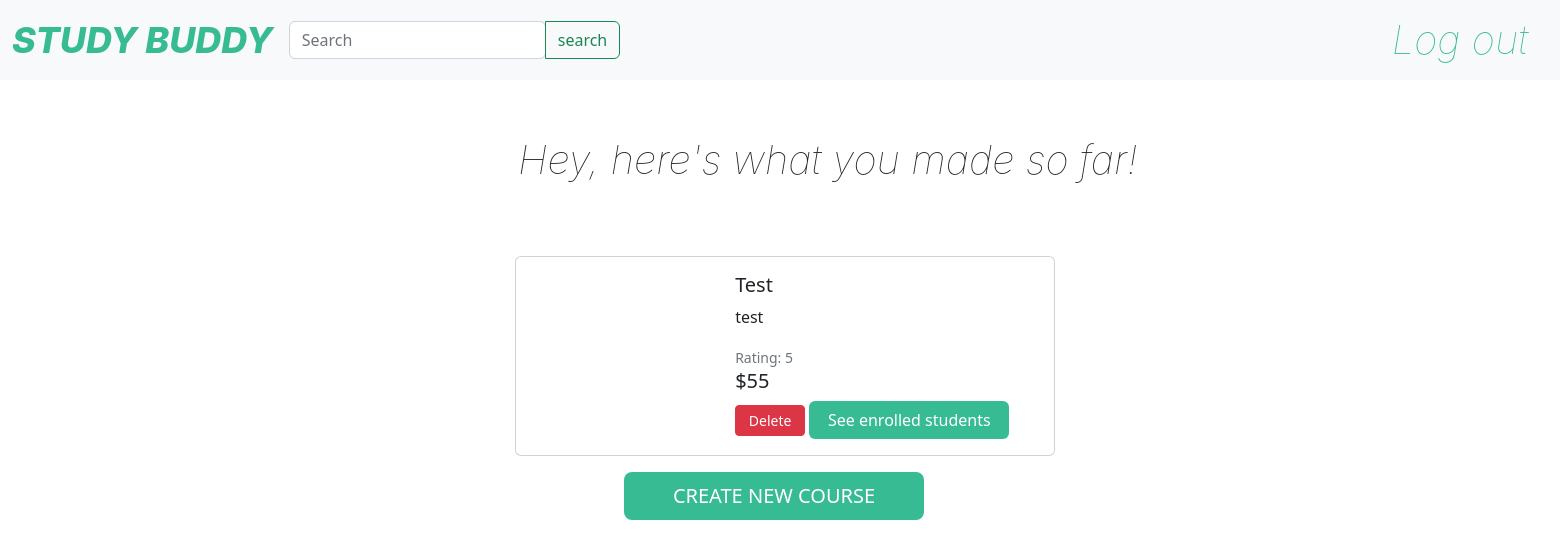
Page /teacherIndex/ (signed in) on the committed database.
### final_project/models.py (models this page shows)
class Course(models.Model):
    id = models.IntegerField(null=False, blank=False, primary_key=True)
    title = models.CharField(max_length=50, null=True, blank=True)
    rating = models.IntegerField(null=True, blank=True)
    course_video = models.FileField(upload_to='course_videos', blank=True)
    description = models.CharField(max_length=50, blank=True, null=True)
    cost = models.IntegerField(null=True, blank=True)
    thumbnail = models.ImageField(upload_to='thumbnails', blank=True)
    course_test = models.FileField(upload_to='course_test', blank=True)

### final_project/views.py (the view)
# urls.py: path('teacherIndex/', teacherIndex, name="teacherIndex"),
def teacherIndex(request):
    if request.user.is_authenticated:
        teacher_courses = TeacherCourse.objects.filter(teacher__user__username=request.user.username)
        courses = list()
        for teacher_course in teacher_courses:
            courses.append(teacher_course.course)
        emptyList = list()
        context = {"courses": courses, "emptyList": emptyList}
        return render(request, "teacherIndex.html", context=context)
    else:
        return redirect(login_app)

### templates/teacherIndex.html (shortened to what this page needs)
<!DOCTYPE html>
<html lang="en">
<head>
    <link href="https://cdn.jsdelivr.net/npm/bootstrap@5.2.0-beta1/dist/css/bootstrap.min.css" rel="stylesheet"
>
</head>
<body>
<nav class="navbar navbar-expand-lg navbar-light bg-light">
    <div class="container-fluid justify-content-between">
        <div class="d-flex">
            <a class="navbar-brand" href=""
               style="color:#37bb93; font-family: Inter; font-weight: 800; font-size: 36px; font-style: italic">STUDY
                BUDDY</a>
            <form class="input-group w-auto my-auto d-none d-sm-flex" method="post">
                <input
                        autocomplete="off"
                        type="search"
                        class="form-control rounded"
                        placeholder="Search"
                        style="min-width: 125px;"
                />
                <button class="btn btn-outline-success my-2 my-sm-0" type="submit">search</button>
            </form>
        </div>
        <ul class="navbar-nav flex-row">
            <li class="nav-item me-3 me-lg-1">
                <a class="navbar-brand" href="{% url 'logout' %}"
                   style="color:#37bb93; font-family: Inter; font-weight: 100; font-size: 40px; font-style: italic">Log
                    out</a>
            </li>
        </ul>
    </div>
</nav>
{% if courses != emptyList %}
    <p style="font-family: Inter; font-weight: 100; font-size: 40px; font-style: italic; padding: 50px 50px; position: relative; left: 30%">
        Hey, here's what you made so far!
    </p>
    <div id="cards">
        {% for course in courses %}
            <div class="card mb-3" style="max-width: 540px;position:relative; left: 33%">
                <div class="row no-gutters">
                    <div class="col-md-4">
                    </div>
                    <div class="col-md-8">
                        <div class="card-parent">
                            <div class="card-child">
                                <h5 class="card-title">{{ course.title }}</h5>
                                <p class="card-text">{{ course.description }}</p>
                                <p class="card-text"><small class="text-muted">Rating: {{ course.rating }}</small></p>
                            </div>
                            <div class="card-child">
                                <h5 class="card-title">${{ course.cost }}</h5>
                                <a class="btn btn-sm btn-danger" style="color: white; width: 70px"
                                   href="{% url 'delete-item' id=course.id %}">Delete</a>
                                <a class="btn btn-m" style="color: white; background: #37BB93; width: 200px"
                                   href="{% url 'enrolled' id=course.id %}">See enrolled students</a>
                            </div>
                        </div>
                    </div>
                </div>
            </div>
        {% endfor %}
    </div>
    <a class="btn btn-lg" style="color: white; background: #37BB93; width: 300px;position:relative; left: 40%"
       href="{% url 'createNewCourse' %}">CREATE NEW COURSE</a>
{% endif %}
</body>
</html>

### templates/teacherIndex.html (style rules this page uses)
.card-parent { margin: 1rem; }
.card-child { display: inline-block; padding-left: 1rem; vertical-align: middle; }

### rows in the picture
Course: title "Test", description "test", rating "5", cost "55"
